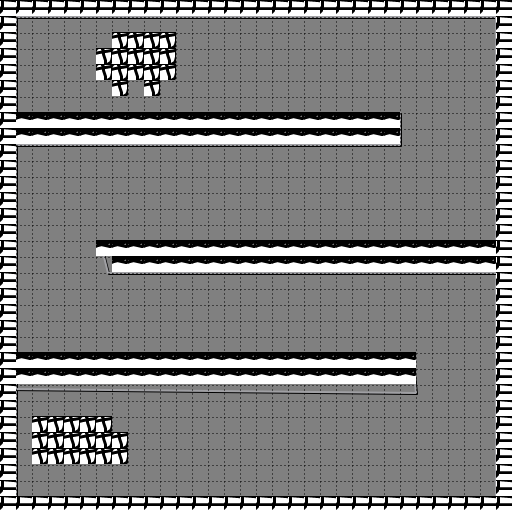

Tiled map render using the project's own tile images. Description and the map definition, with tile-layer contents summarised, below:
An orthogonal 32x32 tile map with 16x16 px tiles, 1 tile layer (tiles), 1 image layer and 13 objects (6x Enemy, 2x Exit, Player).

<map version="1.0" orientation="orthogonal" renderorder="right-down" width="32" height="32" tilewidth="16" tileheight="16">
 <tileset firstgid="1" name="player" tilewidth="16" tileheight="16">
  <image source="player.png" width="97" height="70" />
 </tileset>
 <imagelayer name="images">
  <image source="mapTexture.png" />
 </imagelayer>
 <layer name="tiles" width="32" height="32">
  <data>[1024 cells, 304 non-empty, 3 distinct tile ids]</data>
 </layer>
 <objectgroup name="walls">
  <object x="16" y="16">
   <polyline points="0,0 480,0 480,480 0,480 0,0" />
  </object>
  <object x="16" y="112">
   <polyline points="0,0 384,0 384,32 0,32" />
  </object>
  <object x="496" y="240">
   <polyline points="0,0 -396,0 -388,32 0,32" />
  </object>
  <object x="16" y="356">
   <polyline points="0,0 396,-4 400,36 -8,32" />
  </object>
 </objectgroup>
 <objectgroup name="characters">
  <object type="Player" x="48" y="52" />
  <object type="Enemy" x="404" y="64" />
  <object type="Enemy" x="388" y="192" />
  <object type="Enemy" x="68" y="196" />
  <object type="Enemy" x="64" y="316" />
  <object type="Enemy" x="460" y="340" />
  <object type="Enemy" x="380" y="456" />
 </objectgroup>
 <objectgroup name="zones">
  <object type="Exit" x="40" y="416">
   <polygon points="0,0 80,8 68,52 -4,56" />
  </object>
  <object type="Exit" x="100" y="32">
   <polygon points="0,0 80,8 68,52 -4,56" />
  </object>
 </objectgroup>
</map>